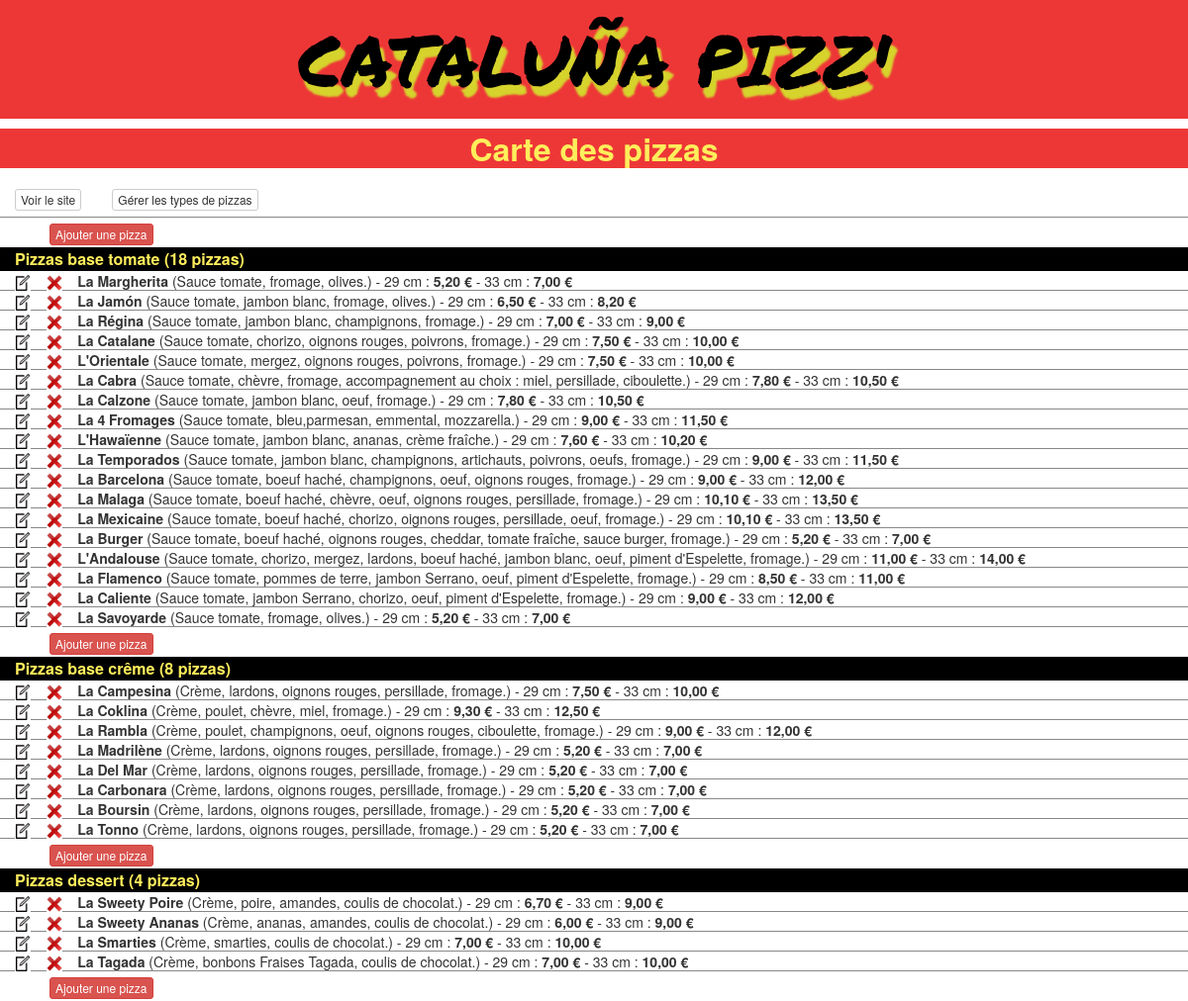
The app's page /admin/index.php with its own data.
### tables this page shows
CREATE TABLE pizzatypes (
  idtype INT NOT NULL AUTO_INCREMENT PRIMARY KEY,
  pizztype VARCHAR(250),
  txtbtn varchar(20),
  ordreaff TINYINT
) DEFAULT CHARACTER SET=utf8;

CREATE TABLE pizzas (
  id INT NOT NULL AUTO_INCREMENT PRIMARY KEY,
  nompizz VARCHAR(50),
  compo VARCHAR(250),
  prix29 FLOAT DEFAULT 0,
  prix33 FLOAT DEFAULT 0,
  idtype INT NOT NULL DEFAULT 1
) DEFAULT CHARACTER SET=utf8;

### admin/index.php (the view, shortened to what this page needs)
<?php
    $bdd = mysqli_connect(SERVEUR, USER, PASSE, DB) or die("Connexion DB impossible (code : ".mysqli_connect_errno()." ".mysqli_connect_error().")");
    mysqli_set_charset($bdd,"utf8");
    $pizzastypes = [];
    $sql = "SELECT idtype, pizztype, txtbtn, ordreaff FROM pizzatypes ORDER BY ordreaff";
    $res = mysqli_query($bdd, $sql);
    while ( $recpizztype = mysqli_fetch_assoc($res) ) {
        $idtype = $recpizztype['idtype'];
        $pizzastypes[$recpizztype['ordreaff']]['idtype'] = $idtype;
        $pizzastypes[$recpizztype['ordreaff']]['pizztype'] = $recpizztype['pizztype'];
        $pizzastypes[$recpizztype['ordreaff']]['txtbtn'] = $recpizztype['txtbtn'];
        $sql2 = "SELECT * FROM pizzas WHERE idtype=$idtype";
        $res2 = mysqli_query($bdd, $sql2);
        $pizzastypes[$recpizztype['ordreaff']]['nbpizz'] = mysqli_num_rows($res2);
    }
?>
<?php include 'header.php'; ?>
    <div class="col-xs-12 text-center titre">Carte des pizzas</div>
    <div class="col-xs-12 lignepizztype">
        <a href="../index.php" class="btn btn-default btn-xs" target="_blanc">Voir le site</a>
        <a href="admtype.php" class="btn btn-default btn-xs">Gérer les types de pizzas</a>
    </div>
    <div class="col-xs-12 bouton"><a href="form.php" class="btn btn-danger btn-xs">Ajouter une pizza</a></div>
    <?php
        foreach ( $pizzastypes as $pizztype ) {
            echo '<div class="col-xs-12 pizztype">' . $pizztype['pizztype'] . ' ('.$pizztype['nbpizz'].' pizzas)</div>';
            $sql = "SELECT id, nompizz, compo, prix29, prix33 FROM pizzas WHERE idtype=" . $pizztype['idtype'];
            $res = mysqli_query($bdd, $sql);
            while ($pizza = mysqli_fetch_assoc($res)) {
                echo '<div class="col-xs-12 lignepizz">';
                    echo '<div class="infos">';
                        echo '<a href="form.php?id='.$pizza['id'].'"><img src="img/modif.png" alt="bouton modification" /></a>';
                        echo '<img class="pointer" src="img/supp.png" alt="bouton suppression" onclick="envoieForm('.$pizza['id'].');" />';
                        echo '<span class="plusgros">' . $pizza['nompizz'] . '</span> (' . $pizza['compo'] . ') - ';
                        echo '29 cm : <span class="plusgros">' . number_format($pizza['prix29'], 2, ',', ' ') . ' €</span> - ';
                        echo '33 cm : <span class="plusgros">' . number_format($pizza['prix33'], 2, ',', ' ') . ' €</span>';
                    echo '</div>';
                echo '</div>';
            }
            echo '<div class="col-xs-12 bouton"><a href="form.php" class="btn btn-danger btn-xs">Ajouter une pizza</a></div>';
       }
    ?>
<?php include 'footer.php'; ?>

### admin/css/admstyle.css (style rules this page uses)
.titre { width: 100%; height: 40px; line-height: 40px; background: #ED3737; color: #FFEE5B; font-size: 32px; font-weight: bold; margin: 10px 0; }
.pizztype { height: 24px; line-height: 24px; background: black; color: #FFEE5B; font-size: 16px; font-weight: bold; }
.lignepizz { width: 100%; height: 20px; line-height: 20px; border-bottom: 1px solid #888; }
.plusgros { font-weight: bold; }
.bouton { height: 30px; line-height: 30px; padding-left: 50px; }
.lignepizztype { width: 100%; height: 40px; line-height: 40px; border-bottom: 1px solid #888; }

### records on screen
pizzatypes: pizztype "Pizzas base tomate", nbpizz "18"
pizzas: nompizz "La Margherita", compo "Sauce tomate, fromage, olives.", prix29 "5,20", prix33 "7,00"
pizzas: nompizz "La Jamón", compo "Sauce tomate, jambon blanc, fromage, olives.", prix29 "6,50", prix33 "8,20"
pizzas: nompizz "La Régina", compo "Sauce tomate, jambon blanc, champignons, fromage.", prix29 "7,00", prix33 "9,00"
pizzas: nompizz "La Catalane", compo "Sauce tomate, chorizo, oignons rouges, poivrons, fromage.", prix29 "7,50", prix33 "10,00"
pizzas: nompizz "L'Orientale", compo "Sauce tomate, mergez, oignons rouges, poivrons, fromage.", prix29 "7,50", prix33 "10,00"
pizzas: nompizz "La Cabra", compo "Sauce tomate, chèvre, fromage, accompagnement au choix : miel, persillade, ciboulette.", prix29 "7,80", prix33 "10,50"
pizzas: nompizz "La Calzone", compo "Sauce tomate, jambon blanc, oeuf, fromage.", prix29 "7,80", prix33 "10,50"
pizzas: nompizz "La 4 Fromages", compo "Sauce tomate, bleu,parmesan, emmental, mozzarella.", prix29 "9,00", prix33 "11,50"
pizzas: nompizz "L'Hawaïenne", compo "Sauce tomate, jambon blanc, ananas, crème fraîche.", prix29 "7,60", prix33 "10,20"
pizzas: nompizz "La Temporados", compo "Sauce tomate, jambon blanc, champignons, artichauts, poivrons, oeufs, fromage.", prix29 "9,00", prix33 "11,50"
pizzas: nompizz "La Barcelona", compo "Sauce tomate, boeuf haché, champignons, oeuf, oignons rouges, fromage.", prix29 "9,00", prix33 "12,00"
pizzas: nompizz "La Malaga", compo "Sauce tomate, boeuf haché, chèvre, oeuf, oignons rouges, persillade, fromage.", prix29 "10,10", prix33 "13,50"
pizzas: nompizz "La Mexicaine", compo "Sauce tomate, boeuf haché, chorizo, oignons rouges, persillade, oeuf, fromage.", prix29 "10,10", prix33 "13,50"
pizzas: nompizz "La Burger", compo "Sauce tomate, boeuf haché, oignons rouges, cheddar, tomate fraîche, sauce burger, fromage.", prix29 "5,20", prix33 "7,00"
pizzas: nompizz "L'Andalouse", compo "Sauce tomate, chorizo, mergez, lardons, boeuf haché, jambon blanc, oeuf, piment d'Espelette, fromage.", prix29 "11,00", prix33 "14,00"
pizzas: nompizz "La Flamenco", compo "Sauce tomate, pommes de terre, jambon Serrano, oeuf, piment d'Espelette, fromage.", prix29 "8,50", prix33 "11,00"
pizzas: nompizz "La Caliente", compo "Sauce tomate, jambon Serrano, chorizo, oeuf, piment d'Espelette, fromage.", prix29 "9,00", prix33 "12,00"
pizzas: nompizz "La Savoyarde", compo "Sauce tomate, fromage, olives.", prix29 "5,20", prix33 "7,00"
pizzatypes: pizztype "Pizzas base crême", nbpizz "8"
pizzas: nompizz "La Campesina", compo "Crème, lardons, oignons rouges, persillade, fromage.", prix29 "7,50", prix33 "10,00"
pizzas: nompizz "La Coklina", compo "Crème, poulet, chèvre, miel, fromage.", prix29 "9,30", prix33 "12,50"
pizzas: nompizz "La Rambla", compo "Crème, poulet, champignons, oeuf, oignons rouges, ciboulette, fromage.", prix29 "9,00", prix33 "12,00"
pizzas: nompizz "La Madrilène", compo "Crème, lardons, oignons rouges, persillade, fromage.", prix29 "5,20", prix33 "7,00"
pizzas: nompizz "La Del Mar", compo "Crème, lardons, oignons rouges, persillade, fromage.", prix29 "5,20", prix33 "7,00"
pizzas: nompizz "La Carbonara", compo "Crème, lardons, oignons rouges, persillade, fromage.", prix29 "5,20", prix33 "7,00"
pizzas: nompizz "La Boursin", compo "Crème, lardons, oignons rouges, persillade, fromage.", prix29 "5,20", prix33 "7,00"
pizzas: nompizz "La Tonno", compo "Crème, lardons, oignons rouges, persillade, fromage.", prix29 "5,20", prix33 "7,00"
pizzatypes: pizztype "Pizzas dessert", nbpizz "4"
pizzas: nompizz "La Sweety Poire", compo "Crème, poire, amandes, coulis de chocolat.", prix29 "6,70", prix33 "9,00"
pizzas: nompizz "La Sweety Ananas", compo "Crème, ananas, amandes, coulis de chocolat.", prix29 "6,00", prix33 "9,00"
pizzas: nompizz "La Smarties", compo "Crème, smarties, coulis de chocolat.", prix29 "7,00", prix33 "10,00"
pizzas: nompizz "La Tagada", compo "Crème, bonbons Fraises Tagada, coulis de chocolat.", prix29 "7,00", prix33 "10,00"
